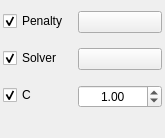
                     <widget class="QWidget" name="page_lr_hp">
                      <property name="geometry">
                       <rect>
                        <x>0</x>
                        <y>0</y>
                        <width>156</width>
                        <height>138</height>
                       </rect>
                      </property>
                      <attribute name="label">
                       <string>Logistic regression HyperParameters</string>
                      </attribute>
                      <layout class="QVBoxLayout" name="verticalLayout_55">
                       <property name="spacing">
                        <number>0</number>
                       </property>
                       <property name="leftMargin">
                        <number>0</number>
                       </property>
                       <property name="rightMargin">
                        <number>0</number>
                       </property>
                       <property name="bottomMargin">
                        <number>0</number>
                       </property>
                       <item>
                        <layout class="QFormLayout" name="page_lr_hp_formLayout">
                         <property name="horizontalSpacing">
                          <number>10</number>
                         </property>
                         <property name="verticalSpacing">
                          <number>15</number>
                         </property>
                         <property name="leftMargin">
                          <number>3</number>
                         </property>
                         <property name="rightMargin">
                          <number>3</number>
                         </property>
                         <item row="0" column="0">
                          <widget class="CheckBox" name="lr_penalty_checkBox">
                           <property name="toolTip">
                            <string>&lt;html&gt;&lt;head/&gt;&lt;body&gt;&lt;p&gt;{'l1', 'l2', 'elasticnet', None}, default='l2'&lt;/p&gt;&lt;p&gt;Specify the norm of the penalty:&lt;/p&gt;&lt;p&gt;&lt;br/&gt;&lt;/p&gt;&lt;p&gt;- `None`: no penalty is added;&lt;/p&gt;&lt;p&gt;- `'l2'`: add a L2 penalty term and it is the default choice;&lt;/p&gt;&lt;p&gt;- `'l1'`: add a L1 penalty term;&lt;/p&gt;&lt;p&gt;- `'elasticnet'`: both L1 and L2 penalty terms are added.&lt;/p&gt;&lt;p&gt;&lt;br/&gt;&lt;/p&gt;&lt;p&gt;.. warning::&lt;/p&gt;&lt;p&gt;Some penalties may not work with some solvers. See the parameter&lt;/p&gt;&lt;p&gt;`solver` below, to know the compatibility between the penalty and&lt;/p&gt;&lt;p&gt;solver.&lt;/p&gt;&lt;/body&gt;&lt;/html&gt;</string>
                           </property>
                           <property name="text">
                            <string>Penalty</string>
                           </property>
                           <property name="checked">
                            <bool>true</bool>
                           </property>
                          </widget>
                         </item>
                         <item row="0" column="1">
                          <widget class="ComboBox" name="lr_penalty_comboBox"/>
                         </item>
                         <item row="1" column="0">
                          <widget class="CheckBox" name="lr_solver_checkBox">
                           <property name="toolTip">
                            <string>&lt;html&gt;&lt;head/&gt;&lt;body&gt;&lt;p&gt;{'lbfgs', 'liblinear', 'newton-cg', 'newton-cholesky', 'sag', 'saga'}, \&lt;/p&gt;&lt;p&gt;default='lbfgs'&lt;/p&gt;&lt;p&gt;&lt;br/&gt;&lt;/p&gt;&lt;p&gt;Algorithm to use in the optimization problem. Default is 'lbfgs'.&lt;/p&gt;&lt;p&gt;To choose a solver, you might want to consider the following aspects:&lt;/p&gt;&lt;p&gt;&lt;br/&gt;&lt;/p&gt;&lt;p&gt;- For small datasets, 'liblinear' is a good choice, whereas 'sag'&lt;/p&gt;&lt;p&gt;and 'saga' are faster for large ones;&lt;/p&gt;&lt;p&gt;- For multiclass problems, only 'newton-cg', 'sag', 'saga' and&lt;/p&gt;&lt;p&gt;'lbfgs' handle multinomial loss;&lt;/p&gt;&lt;p&gt;- 'liblinear' is limited to one-versus-rest schemes.&lt;/p&gt;&lt;p&gt;- 'newton-cholesky' is a good choice for `n_samples` &amp;gt;&amp;gt; `n_features`,&lt;/p&gt;&lt;p&gt;especially with one-hot encoded categorical features with rare&lt;/p&gt;&lt;p&gt;categories. Note that it is limited to binary classification and the&lt;/p&gt;&lt;p&gt;one-versus-rest reduction for multiclass classification. Be aware that&lt;/p&gt;&lt;p&gt;the memory usage of this solver has a quadratic dependency on&lt;/p&gt;&lt;p&gt;`n_features` because it explicitly computes the Hessian matrix.&lt;/p&gt;&lt;p&gt;&lt;br/&gt;&lt;/p&gt;&lt;p&gt;.. warning::&lt;/p&gt;&lt;p&gt;The choice of the algorithm depends on the penalty chosen.&lt;/p&gt;&lt;p&gt;Supported penalties by solver:&lt;/p&gt;&lt;p&gt;&lt;br/&gt;&lt;/p&gt;&lt;p&gt;- 'lbfgs' - ['l2', None]&lt;/p&gt;&lt;p&gt;- 'liblinear' - ['l1', 'l2']&lt;/p&gt;&lt;p&gt;- 'newton-cg' - ['l2', None]&lt;/p&gt;&lt;p&gt;- 'newton-cholesky' - ['l2', None]&lt;/p&gt;&lt;p&gt;- 'sag' - ['l2', None]&lt;/p&gt;&lt;p&gt;- 'saga' - ['elasticnet', 'l1', 'l2', None]&lt;/p&gt;&lt;/body&gt;&lt;/html&gt;</string>
                           </property>
                           <property name="text">
                            <string>Solver</string>
                           </property>
                           <property name="checked">
                            <bool>true</bool>
                           </property>
                          </widget>
                         </item>
                         <item row="1" column="1">
                          <widget class="ComboBox" name="lr_solver_comboBox"/>
                         </item>
                         <item row="2" column="0">
                          <widget class="CheckBox" name="lr_c_checkBox">
                           <property name="text">
                            <string>C</string>
                           </property>
                           <property name="checked">
                            <bool>true</bool>
                           </property>
                          </widget>
                         </item>
                         <item row="2" column="1">
                          <widget class="CompactDoubleSpinBox" name="lr_c_doubleSpinBox">
                           <property name="alignment">
                            <set>Qt::AlignCenter</set>
                           </property>
                           <property name="minimum">
                            <double>0.010000000000000</double>
                           </property>
                           <property name="maximum">
                            <double>100000.000000000000000</double>
                           </property>
                           <property name="value">
                            <double>1.000000000000000</double>
                           </property>
                          </widget>
                         </item>
                        </layout>
                       </item>
                      </layout>
                     </widget>
